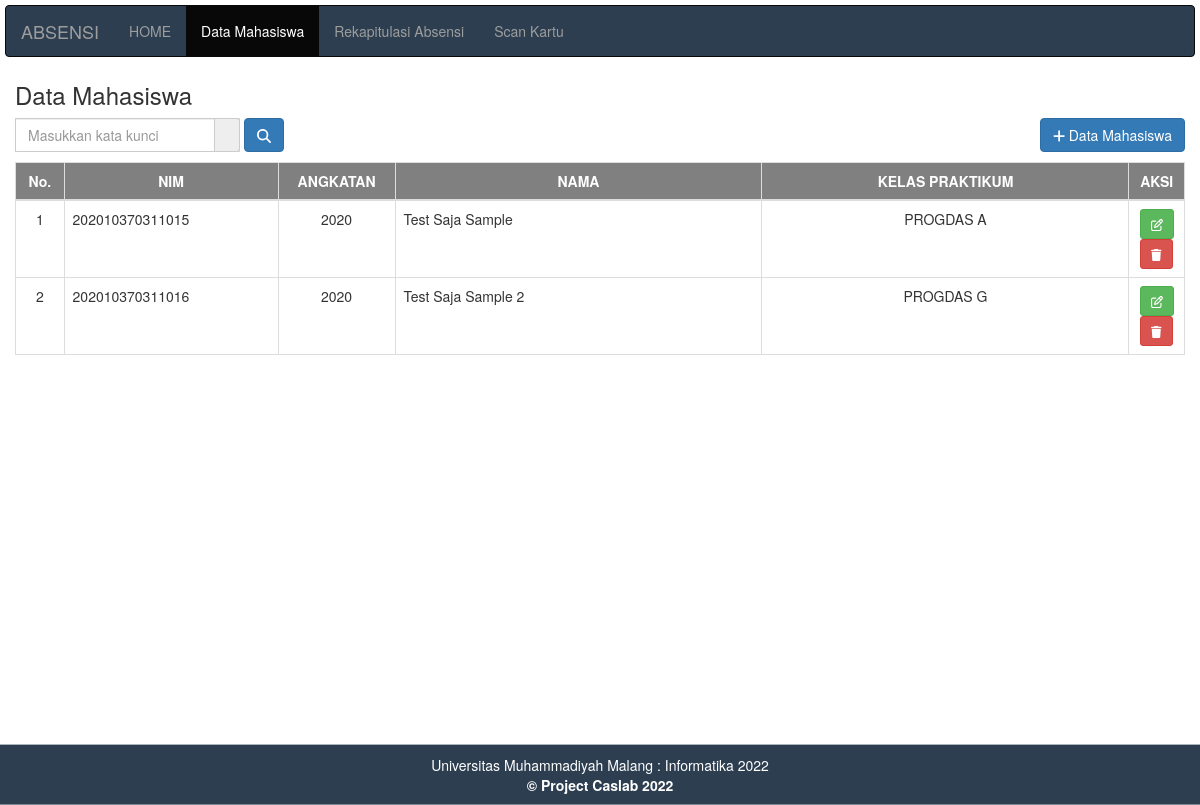
The app's page /datamahasiswa.php, older data.
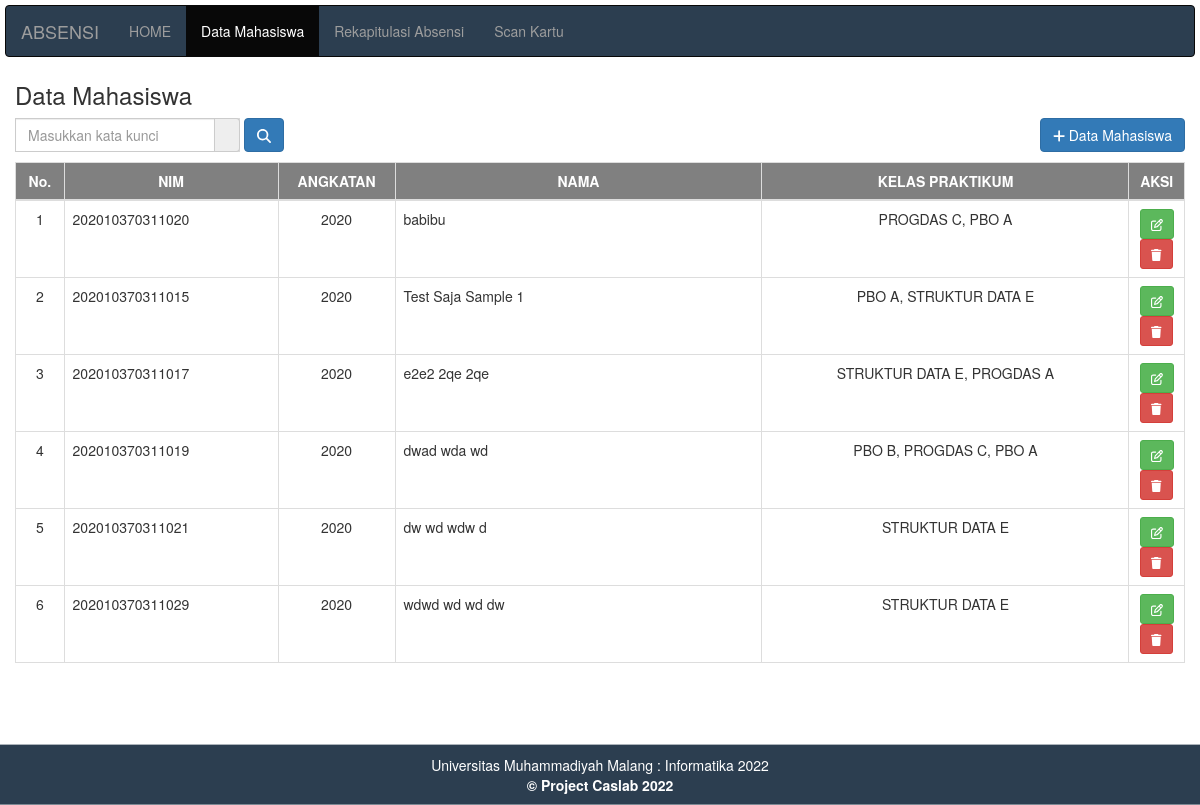
The same page, newer data.
### tables this page shows
CREATE TABLE `mahasiswa` (
  `id` int(15) NOT NULL,
  `nokartu` varchar(15) NOT NULL,
  `nama` varchar(50) NOT NULL,
  `id_kelas` varchar(10) NOT NULL
);

### datamahasiswa.php (the view, shortened to what this page needs)
<!DOCTYPE html>
<html>
    <head>
        <?php include "header.php"; ?>
       <link rel="stylesheet" type="text/css" href="style.css">
        <link rel="stylesheet" type="text/css" href="./fontawesome-free-6.4.0-web/css/all.min.css">
    </head>
    <body>
        <?php include "menu.php"; ?>
        <div class="container-fluid" style="width:100%;">
            <h3>Data Mahasiswa</h3>
            <div class="table-header" style="float: left; margin-right: 0;">
                <form method="GET" action="" class="form-inline">
                    <div class="input-group" style="color: blue; background-color: #d9d9d9;">
                            <input type="text" class="form-control" id="inputSearch" name="q" placeholder="Masukkan kata kunci" style="width: 200px; background-color: white;"
                            value="<?php echo isset($_GET['q']) ? $_GET['q'] : '' ?>">
                                <div class="input-group-addon" >
                                </div>
                        </div>
                    <button type="submit" class="btn btn-primary"><i class="fa-solid fa-magnifying-glass"></i></button>
                </form>
            </div>
                <div class="table-header" style="float: right;">
                    <a href="tambah.php"><button class="btn btn-primary"><i class="fa-solid fa-plus"></i> Data Mahasiswa</button></a>
                </div>
                <table class="table table-bordered" style="margin-top: 10px; ">
                    <thead>
                        <tr style="background-color: grey; color: white; height:100%;">
                            <th style="width: 10px; text-align: center" >No.</th>
                            <th style="width: 175px; text-align: center">NIM</th>
                            <th style="width: 10%; text-align: center">ANGKATAN</th>
                            <th style="width: 300px; text-align: center">NAMA</th>
                            <th style="width: 300px; text-align: center">KELAS PRAKTIKUM</th>
                            <th style="width: 4.75%; text-align: center">AKSI</th>
                        </tr>
                    </thead>
            <tbody>
                        <?php
                        include "koneksi.php";
                    if(isset($_GET['q']) && $_GET['q'] != '') {
                        $keyword = $_GET['q'];
                        $sql = mysqli_query($konek, "SELECT mahasiswa.*, GROUP_CONCAT(kelas.kelas_praktikum SEPARATOR ', ') as kelas_praktikum
                                FROM mahasiswa
                                LEFT JOIN kelas ON FIND_IN_SET(kelas.id_kelas, mahasiswa.id_kelas)
                                WHERE mahasiswa.nokartu LIKE '%$keyword%' OR mahasiswa.nama LIKE '%$keyword%' OR kelas.kelas_praktikum LIKE '%$keyword%'
                                GROUP BY mahasiswa.id");
                    } else {
                        $sql = mysqli_query($konek, "SELECT mahasiswa.*, GROUP_CONCAT(kelas.kelas_praktikum SEPARATOR ', ') as kelas_praktikum FROM mahasiswa LEFT JOIN kelas ON FIND_IN_SET(kelas.id_kelas, mahasiswa.id_kelas) GROUP BY mahasiswa.id");
                    }
                        $no = 0;
                        while($data = mysqli_fetch_array($sql))
                        {
                            $no++;
                            $angkatan = substr($data['nokartu'], 0, 4);
                        ?>
                        <tr>
                            <td style="text-align: center"> <?php echo $no; ?> </td>
                            <td> <?php echo $data['nokartu']; ?> </td>
                            <td style="text-align: center"> <?php echo $angkatan; ?> </td>
                            <td> <?php echo $data['nama']; ?> </td>
                            <td style="text-align: center;"> <?php echo $data['kelas_praktikum']; ?> </td>
                            <td style="text-align: center;">
                                <a href="edit.php?id=<?php echo $data['id']; ?>" ><button class="btn btn-success btn-sm"><i class="fa-regular fa-pen-to-square"></i></button></a>
                                <button type="button" class="btn btn-danger btn-sm" data-toggle="modal" data-target="#hapusModal<?php echo $data['id']; ?>"><i class="fa-solid fa-trash"></i></button>
                            </td>
                        </tr>
                        </div>
                        <?php } ?>
    </body>
    <?php include "footer.php"?>
</html>

### header.php (shortened to what this page needs)
<link rel="stylesheet" type="text/css" href="css/bootstrap.min.css">

### menu.php
<nav class="navbar navbar-inverse" style="background-color: #2c3e50; margin: 5px;">
    <div class="container-fluid" style="color: white;">
        <div class="navbar-header" style=>
            <a href="#" class="navbar-brand">ABSENSI</a>
        </div>
        <ul class="nav navbar-nav">
            <li <?php if(basename($_SERVER['PHP_SELF'])=='index.php'){echo 'class="active " ';} ?>> <a href="index.php">HOME </a> </li>
            <li <?php if(in_array(basename($_SERVER['PHP_SELF']), ['datamahasiswa.php', 'edit.php', 'tambah.php'])){echo 'class="active"';} ?>> <a href="datamahasiswa.php"> Data Mahasiswa </a> </li>
            <li <?php if(basename($_SERVER['PHP_SELF'])=='absensi.php'){echo 'class="active"';} ?>> <a href="absensi.php"> Rekapitulasi Absensi </a> </li>
            <li <?php if(basename($_SERVER['PHP_SELF'])=='scan.php'){echo 'class="active"';} ?>> <a href="scan.php"> Scan Kartu </a> </li>
        </ul>
    </div>
</nav>

### footer.php
<div class="footer" style="text-align: center; background-color: #2c3e50";>
    Universitas Muhammadiyah Malang : Informatika 2022 <br>
    <strong> © Project Caslab 2022 <strong>
</div>

### style.css (style rules this page uses)
body { min-height: 100vh; }
.footer { position: sticky; top: 100%; margin-top: auto; width: 100%; color: white; background-color: black; padding: 10px; text-align: center; }
body { margin: 0px; }

Row changes from the older to the newer data that the page shows:
removed mahasiswa: nokartu "202010370311016", nokartu "2020", nama "Test Saja Sample 2", kelas_praktikum "PROGDAS G"
added mahasiswa: nokartu "202010370311020", nokartu "2020", nama "babibu", kelas_praktikum "PROGDAS C, PBO A"
added mahasiswa: nokartu "202010370311015", nokartu "2020", nama "Test Saja Sample 1", kelas_praktikum "PBO A, STRUKTUR DATA E"
added mahasiswa: nokartu "202010370311017", nokartu "2020", nama "e2e2 2qe 2qe", kelas_praktikum "STRUKTUR DATA E, PROGDAS A"
added mahasiswa: nokartu "202010370311019", nokartu "2020", nama "dwad wda wd", kelas_praktikum "PBO B, PROGDAS C, PBO A"
added mahasiswa: nokartu "202010370311021", nokartu "2020", nama "dw wd wdw d", kelas_praktikum "STRUKTUR DATA E"
changed mahasiswa: nokartu "202010370311015" → "202010370311029"; nama "Test Saja Sample" → "wdwd wd wd dw"; kelas_praktikum "PROGDAS A" → "STRUKTUR DATA E"
